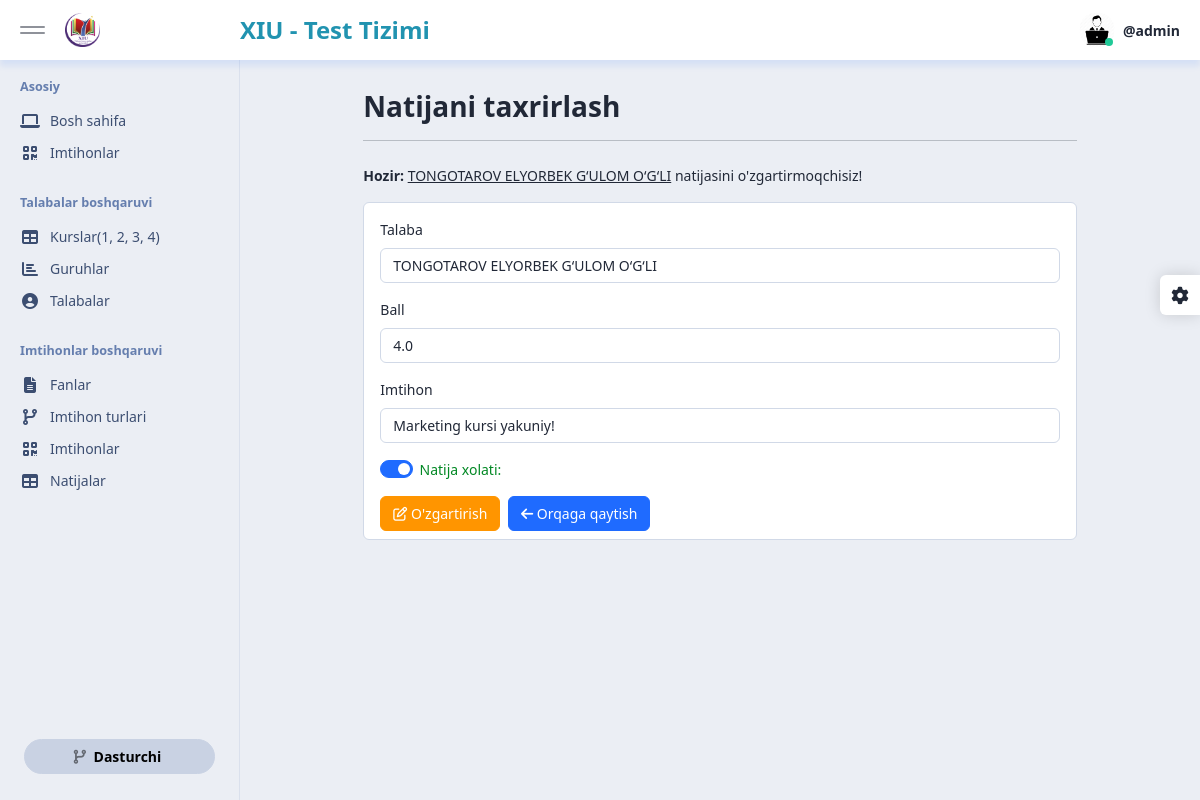
/dashboard/quiz/result/51/edit/ (signed in), run on the app's committed database.
### quiz_app/models.py (models this page shows)
class Result(models.Model):
    quiz = models.ForeignKey(Quiz, on_delete=models.CASCADE, related_name='results')
    student = models.ForeignKey(Student, on_delete=models.CASCADE)
    score = models.FloatField()
    random_quizes = models.ManyToManyField(Question)
    answers = models.ManyToManyField(UserAskedAnswer)
    start_time = models.DateTimeField(auto_now_add=True)
    end_time = models.DateTimeField(null=True, blank=True)
    status = models.BooleanField(default=False)
    class Meta:
        ordering = ['-id']

### student_app/models.py (models this page shows)
class Student(models.Model):
    group = models.ForeignKey(Group, on_delete=models.CASCADE, related_name='students')
    name = models.CharField(max_length=455)
    def __str__(self):
        return self.name
    class Meta:
        ordering = ['-id']

### dashboard_app/views/quiz.py (the view, shortened to what this page needs)
# urls.py: path('quiz/result/<int:pk>/edit/', result_edit, name='result_edit'),
@login_required(login_url='login_page')
@user_passes_test(lambda u: u.is_superuser, login_url='/dashboard/')
def result_edit(request, pk):
    instance = get_object_or_404(Result, pk=pk)
    form = ResultForm(instance=instance)
    ctx = {
        'form': form,
        'instance': instance,
    }
    return render(request, 'dashboard/quiz/results/edit.html', ctx)

### dashboard_app/forms/quiz.py
class ResultForm(forms.ModelForm):
    class Meta:
        model = Result
        fields = ['student', 'quiz', 'score', 'status']
        widgets = {
            'student': forms.Select(attrs={
                'class': 'form-control',
            }),
            'score': forms.NumberInput(attrs={
                'class': 'form-control'
            }),
            'quiz': forms.Select(attrs={
                'class': 'form-control'
            }),
            'status': forms.CheckboxInput(attrs={
                'class': 'form-check-input',
            })
        }

### quiz_app/models.py (called while the page is built)
    def __str__(self):
        return self.title

### templates/dashboard/quiz/results/edit.html (shortened to what this page needs)
{% extends "dashboard/base.html" %}
{% block content %}
<div id="content" class="app-content">
    <div class="container">
        <div class="row justify-content-center">
            <div class="col-xl-10">
                <div class="row">
                    <div class="col-12">
                        <h1 class="page-header">
                            Natijani taxrirlash
                        </h1>
                        <hr class="mb-4">
                        <div class="mb-5">
                            <p>
                                <b>Hozir: </b><u>{{ instance.student }}</u> natijasini o'zgartirmoqchisiz!
                            </p>
                            <div class="card">
                                <div class="card-body pb-2">
                                    <form method="post">
                                        <div class="form-group mb-3">
                                            <label class="form-label" for="id_student">Talaba</label>
                                            {{ form.student }}
                                        </div>
                                        <div class="form-group mb-3">
                                            <label class="form-label" for="id_score">Ball</label>
                                            {{ form.score }}
                                        </div>
                                        <div class="form-group mb-3">
                                            <label class="form-label" for="id_quiz">Imtihon</label>
                                            {{ form.quiz }}
                                        </div>
                                        <div class="form-check form-switch mb-3">
                                            <label class="form-check-label text-success" for="id_status">Natija xolati:</label>
                                            {{ form.status }}
                                        </div>
                                        <button class="btn btn-warning text-white" type="submit"><i class="far fa-edit"></i> O'zgartirish</button>
                                        <a href="{% url 'result_list' %}" class="btn btn-primary mx-1"><i class="fas fa-arrow-left"></i> Orqaga qaytish</a>
                                    </form>
                                </div>
                            </div>
                        </div>
                    </div>
                </div>
            </div>
        </div>
    </div>
</div>
{% endblock content %}

### templates/dashboard/base.html (shortened to what this page needs)
{% load static %}
<!DOCTYPE html>
<html lang="en">
<head>
    <link href="{% static 'dashboard/css/vendor.min.css' %}" rel="stylesheet">
    <link href="{% static 'dashboard/css/app.min.css' %}" rel="stylesheet">
</head>
<body>
<div id="app" class="app">
    <div id="header" class="app-header">
        <div class="brand">
            <div class="desktop-toggler">
                <button type="button" class="menu-toggler" data-toggle="sidebar-minify">
                    <span class="bar"></span>
                    <span class="bar"></span>
                </button>
            </div>
            <a href="{% url 'dashboard_home' %}">
                <img src="{% static 'dashboard/images/logo-xiu.png' %}" class="invert-dark" alt="" width="20%">
            </a>
        </div>
        <div class="menu d-flex justify-content-between align-items-center">
            <div class="menu-item">
                <span style="color: #2193b0; font-size: 24px; font-weight: bold;">XIU - Test Tizimi</span>
            </div>
            <div class="menu-item dropdown">
                <a href="#" data-bs-toggle="dropdown" data-display="static" class="menu-link">
                    <div class="menu-img online">
                        {% if user.is_superuser %}
                            <img src="{% static 'dashboard/images/superadmin-icon.jpg' %}" alt="" class="ms-100 mh-100 rounded-circle">
                        {% elif user.is_staff %}
                            <img src="{% static 'dashboard/images/superadmin-icon.jpg' %}" alt="" class="ms-100 mh-100 rounded-circle">
                        {% elif user.is_authenticated %}
                            <img src="{% static 'dashboard/images/student-icon.png' %}" alt="" class="ms-100 mh-100 rounded-circle">
                        {% endif %}
                    </div>
                    <div class="menu-text"><span class="fw-bold">@{{ request.user.username }}</span>
                    </div>
                </a>
            </div>
        </div>
    </div>
    <div id="sidebar" class="app-sidebar">
        <div class="app-sidebar-content" data-scrollbar="true" data-height="100%">
            <div class="menu">
                <div class="menu-header">Asosiy</div>
                <div class="menu-item">
                    <a href="{% url 'dashboard_home' %}" class="menu-link">
                        <span class="menu-icon"><i class="fa fa-laptop"></i></span>
                        <span class="menu-text">Bosh sahifa</span>
                    </a>
                </div>
                <div class="menu-item">
                    <a href="{% url 'quiz_list' %}" class="menu-link">
                        <span class="menu-icon"><i class="fa fa-qrcode"></i></span>
                        <span class="menu-text">Imtihonlar</span>
                    </a>
                </div>
                <div class="menu-divider"></div>
                <div class="menu-header">Talabalar boshqaruvi</div>
                <div class="menu-item">
                    <a href="{% url 'grade_list' %}" class="menu-link">
                        <span class="menu-icon"><i class="fa fa-table"></i></span>
                        <span class="menu-text">Kurslar(1, 2, 3, 4)</span>
                    </a>
                </div>
                <div class="menu-item">
                    <a href="{% url 'group_list' %}" class="menu-link">
                        <span class="menu-icon"><i class="fa fa-chart-bar"></i></span>
                        <span class="menu-text">Guruhlar</span>
                    </a>
                </div>
                <div class="menu-item">
                    <a href="{% url 'student_list' %}" class="menu-link">
                        <span class="menu-icon"><i class="fa fa-user-circle"></i></span>
                        <span class="menu-text">Talabalar</span>
                    </a>
                </div>
                <div class="menu-divider"></div>
                <div class="menu-header">Imtihonlar boshqaruvi</div>
                <div class="menu-item">
                    <a href="{% url 'subject_list' %}" class="menu-link">
                        <span class="menu-icon"><i class="fa fa-file-alt"></i></span>
                        <span class="menu-text">Fanlar</span>
                    </a>
                </div>
                <div class="menu-item">
                    <a href="{% url 'quiz_type_list' %}" class="menu-link">
                        <span class="menu-icon"><i class="fa fa-code-branch"></i></span>
                        <span class="menu-text">Imtihon turlari</span>
                    </a>
                </div>
                <div class="menu-item">
                    <a href="{% url 'quiz_list' %}" class="menu-link">
                        <span class="menu-icon"><i class="fa fa-qrcode"></i></span>
                        <span class="menu-text">Imtihonlar</span>
                    </a>
                </div>
                <div class="menu-item">
                    <a href="{% url 'result_list' %}" class="menu-link">
                        <span class="menu-icon"><i class="fa fa-table"></i></span>
                        <span class="menu-text">Natijalar</span>
                    </a>
                </div>
                <div class="p-3 px-4 mt-auto hide-on-minified">
                    <a href="https://seantheme.com/asp-studio/documentation/index.html" target="_blank"
                       class="btn btn-secondary d-block w-100 fw-600 rounded-pill">
                        <i class="fa fa-code-branch me-1 ms-n1 opacity-5"></i> Dasturchi
                    </a>
                </div>
            </div>
        </div>
    </div>
    {% block content %}
    {% endblock content %}
    <div class="theme-panel">
        <a href="javascript:;" data-click="theme-panel-expand" class="theme-collapse-btn"><i class="fa fa-cog"></i></a>
    </div>
</div>
</body>
</html>

### data on the page
Result: student "TONGOTAROV ELYORBEK G‘ULOM O‘G‘LI", score "4.0", quiz "Marketing kursi yakuniy!", status "☑"

### other printed values
{{ request.user.username }} "admin"
